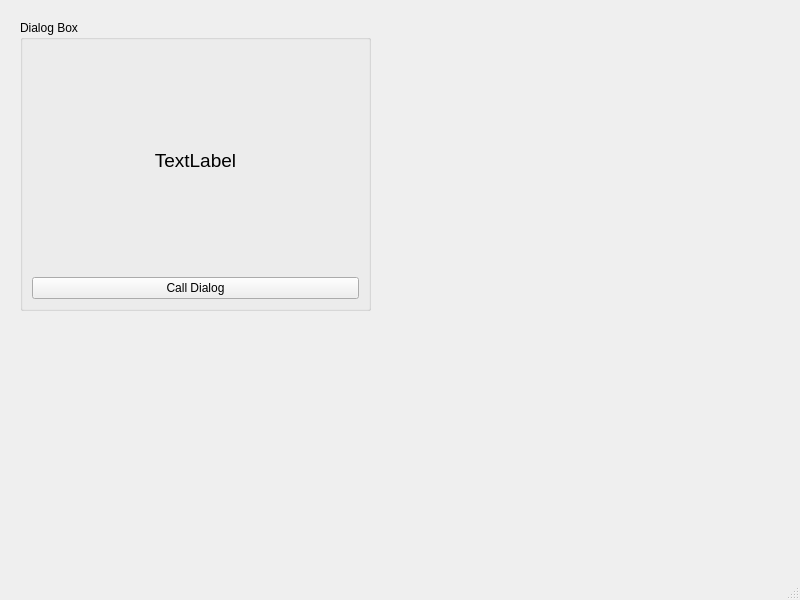
<?xml version="1.0" encoding="UTF-8"?>
<ui version="4.0">
 <class>MainWindow</class>
 <widget class="QMainWindow" name="MainWindow">
  <property name="geometry">
   <rect>
    <x>0</x>
    <y>0</y>
    <width>800</width>
    <height>600</height>
   </rect>
  </property>
  <property name="windowTitle">
   <string>MainWindow</string>
  </property>
  <widget class="QWidget" name="centralwidget">
   <widget class="QGroupBox" name="groupBox">
    <property name="geometry">
     <rect>
      <x>20</x>
      <y>20</y>
      <width>351</width>
      <height>291</height>
     </rect>
    </property>
    <property name="title">
     <string>Dialog Box</string>
    </property>
    <layout class="QVBoxLayout" name="verticalLayout">
     <item>
      <widget class="QLabel" name="label">
       <property name="font">
        <font>
         <pointsize>14</pointsize>
        </font>
       </property>
       <property name="text">
        <string>TextLabel</string>
       </property>
       <property name="alignment">
        <set>Qt::AlignCenter</set>
       </property>
      </widget>
     </item>
     <item>
      <widget class="QPushButton" name="pushButton">
       <property name="text">
        <string>Call Dialog</string>
       </property>
      </widget>
     </item>
    </layout>
   </widget>
  </widget>
  <widget class="QMenuBar" name="menubar">
   <property name="geometry">
    <rect>
     <x>0</x>
     <y>0</y>
     <width>800</width>
     <height>26</height>
    </rect>
   </property>
  </widget>
  <widget class="QStatusBar" name="statusbar"/>
 </widget>
 <resources/>
 <connections/>
</ui>
